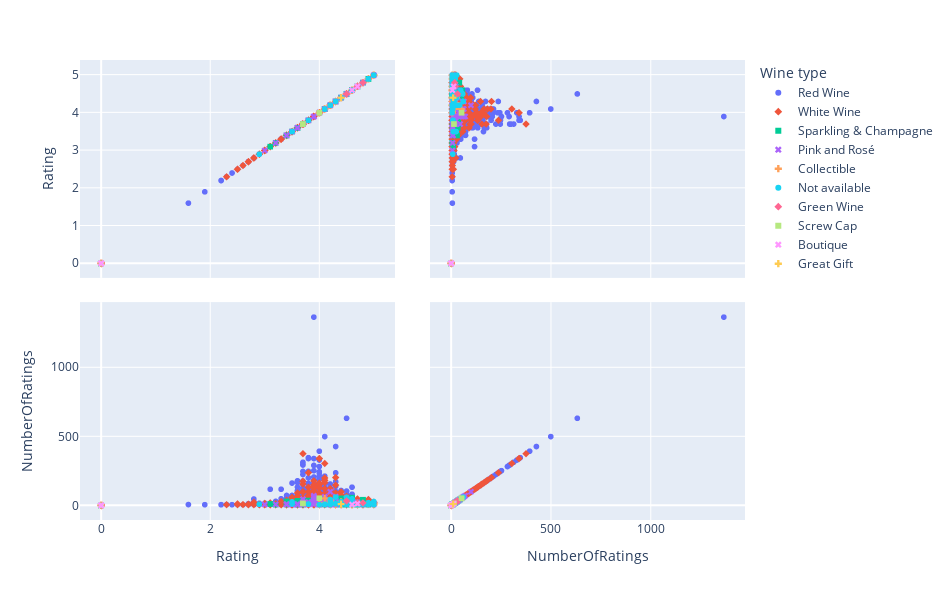

The notebook cell this image was saved under:
### Markdown cell above
### Is there a relationship between rating and the number of ratings or wine type?

### Code cell
relations(['Rating', 'NumberOfRatings'], 'Wine type')

### Figure 1 — Plotly figure (JSON) as saved in the notebook; plotly's stock layout.template omitted (floating-point values rounded to 4 significant figures; data arrays with more than 128 entries replaced by an {"elided": "..."} marker saying what was removed)
{"data": [{"dimensions": [{"axis": {"matches": true}, "label": "Rating", "values": {"elided": "5924 float values"}}, {"axis": {"matches": true}, "label": "NumberOfRatings", "values": {"elided": "5924 int values"}}], "hovertemplate": "Wine type=Red Wine<br>%{xaxis.title.text}=%{x}<br>%{yaxis.title.text}=%{y}<extra></extra>", "legendgroup": "Red Wine", "marker": {"color": "#636efa", "symbol": "circle"}, "name": "Red Wine", "showlegend": true, "type": "splom"}, {"dimensions": [{"axis": {"matches": true}, "label": "Rating", "values": {"elided": "4115 float values"}}, {"axis": {"matches": true}, "label": "NumberOfRatings", "values": {"elided": "4115 int values"}}], "hovertemplate": "Wine type=White Wine<br>%{xaxis.title.text}=%{x}<br>%{yaxis.title.text}=%{y}<extra></extra>", "legendgroup": "White Wine", "marker": {"color": "#EF553B", "symbol": "diamond"}, "name": "White Wine", "showlegend": true, "type": "splom"}, {"dimensions": [{"axis": {"matches": true}, "label": "Rating", "values": {"elided": "205 float values"}}, {"axis": {"matches": true}, "label": "NumberOfRatings", "values": {"elided": "205 int values"}}], "hovertemplate": "Wine type=Sparkling & Champagne<br>%{xaxis.title.text}=%{x}<br>%{yaxis.title.text}=%{y}<extra></extra>", "legendgroup": "Sparkling & Champagne", "marker": {"color": "#00cc96", "symbol": "square"}, "name": "Sparkling & Champagne", "showlegend": true, "type": "splom"}, {"dimensions": [{"axis": {"matches": true}, "label": "Rating", "values": {"elided": "255 float values"}}, {"axis": {"matches": true}, "label": "NumberOfRatings", "values": {"elided": "255 int values"}}], "hovertemplate": "Wine type=Pink and Rosé<br>%{xaxis.title.text}=%{x}<br>%{yaxis.title.text}=%{y}<extra></extra>", "legendgroup": "Pink and Rosé", "marker": {"color": "#ab63fa", "symbol": "x"}, "name": "Pink and Rosé", "showlegend": true, "type": "splom"}, {"dimensions": [{"axis": {"matches": true}, "label": "Rating", "values": [0, 0, 4.1, 4.1, 0, 4.6, 4.5, 5, 4.2, 0, 0, 0, 4.2, 0, 0, 0, 0, 0, 0, 4.4, 0, 4, 0, 4.9, 4.3, 0, 5, 0, 5, 4.9, 0, 4.6, 0, 0, 4.4, 0, 0, 0, 0, 0, 0, 0, 0, 4.7, 0, 4.8, 0, 0, 4.6, 0, 0, 0, 0, 0, 0, 0, 0, 4.2, 0, 4.2, 0, 4.2, 0, 0, 0, 0, 0, 0, 0, 0, 0, 0, 0, 0, 0, 0, 0, 0, 0, 0, 0, 0, 0, 0, 0, 0, 0, 0, 0, 0, 0, 0, 0, 0, 0, 0, 0, 0, 0]}, {"axis": {"matches": true}, "label": "NumberOfRatings", "values": [0, 0, 51, 18, 0, 5, 18, 6, 27, 0, 0, 0, 12, 0, 0, 0, 0, 0, 0, 27, 0, 6, 0, 7, 6, 0, 6, 0, 7, 5, 0, 10, 0, 0, 5, 0, 0, 0, 0, 0, 0, 0, 0, 5, 0, 8, 0, 0, 5, 0, 0, 0, 0, 0, 0, 0, 0, 37, 0, 5, 0, 6, 0, 0, 0, 0, 0, 0, 0, 0, 0, 0, 0, 0, 0, 0, 0, 0, 0, 0, 0, 0, 0, 0, 0, 0, 0, 0, 0, 0, 0, 0, 0, 0, 0, 0, 0, 0, 0]}], "hovertemplate": "Wine type=Collectible<br>%{xaxis.title.text}=%{x}<br>%{yaxis.title.text}=%{y}<extra></extra>", "legendgroup": "Collectible", "marker": {"color": "#FFA15A", "symbol": "cross"}, "name": "Collectible", "showlegend": true, "type": "splom"}, {"dimensions": [{"axis": {"matches": true}, "label": "Rating", "values": {"elided": "273 float values"}}, {"axis": {"matches": true}, "label": "NumberOfRatings", "values": {"elided": "273 int values"}}], "hovertemplate": "Wine type=Not available<br>%{xaxis.title.text}=%{x}<br>%{yaxis.title.text}=%{y}<extra></extra>", "legendgroup": "Not available", "marker": {"color": "#19d3f3", "symbol": "circle"}, "name": "Not available", "showlegend": true, "type": "splom"}, {"dimensions": [{"axis": {"matches": true}, "label": "Rating", "values": [4.5, 4.7, 0, 0, 0, 0, 0, 0, 0, 0, 0, 0, 4.8, 0]}, {"axis": {"matches": true}, "label": "NumberOfRatings", "values": [32, 20, 0, 0, 0, 0, 0, 0, 0, 0, 0, 0, 18, 0]}], "hovertemplate": "Wine type=Green Wine<br>%{xaxis.title.text}=%{x}<br>%{yaxis.title.text}=%{y}<extra></extra>", "legendgroup": "Green Wine", "marker": {"color": "#FF6692", "symbol": "diamond"}, "name": "Green Wine", "showlegend": true, "type": "splom"}, {"dimensions": [{"axis": {"matches": true}, "label": "Rating", "values": [4, 0, 3.7, 0]}, {"axis": {"matches": true}, "label": "NumberOfRatings", "values": [52, 0, 14, 0]}], "hovertemplate": "Wine type=Screw Cap<br>%{xaxis.title.text}=%{x}<br>%{yaxis.title.text}=%{y}<extra></extra>", "legendgroup": "Screw Cap", "marker": {"color": "#B6E880", "symbol": "square"}, "name": "Screw Cap", "showlegend": true, "type": "splom"}, {"dimensions": [{"axis": {"matches": true}, "label": "Rating", "values": [0, 0, 0, 0, 0, 4.6, 4.7, 0, 0, 0, 0]}, {"axis": {"matches": true}, "label": "NumberOfRatings", "values": [0, 0, 0, 0, 0, 6, 12, 0, 0, 0, 0]}], "hovertemplate": "Wine type=Boutique<br>%{xaxis.title.text}=%{x}<br>%{yaxis.title.text}=%{y}<extra></extra>", "legendgroup": "Boutique", "marker": {"color": "#FF97FF", "symbol": "x"}, "name": "Boutique", "showlegend": true, "type": "splom"}, {"dimensions": [{"axis": {"matches": true}, "label": "Rating", "values": [4.4]}, {"axis": {"matches": true}, "label": "NumberOfRatings", "values": [10]}], "hovertemplate": "Wine type=Great Gift<br>%{xaxis.title.text}=%{x}<br>%{yaxis.title.text}=%{y}<extra></extra>", "legendgroup": "Great Gift", "marker": {"color": "#FECB52", "symbol": "cross"}, "name": "Great Gift", "showlegend": true, "type": "splom"}], "layout": {"autosize": false, "dragmode": "select", "height": 600, "legend": {"title": {"text": "Wine type"}, "tracegroupgap": 0}, "margin": {"t": 60}, "width": 950}}
